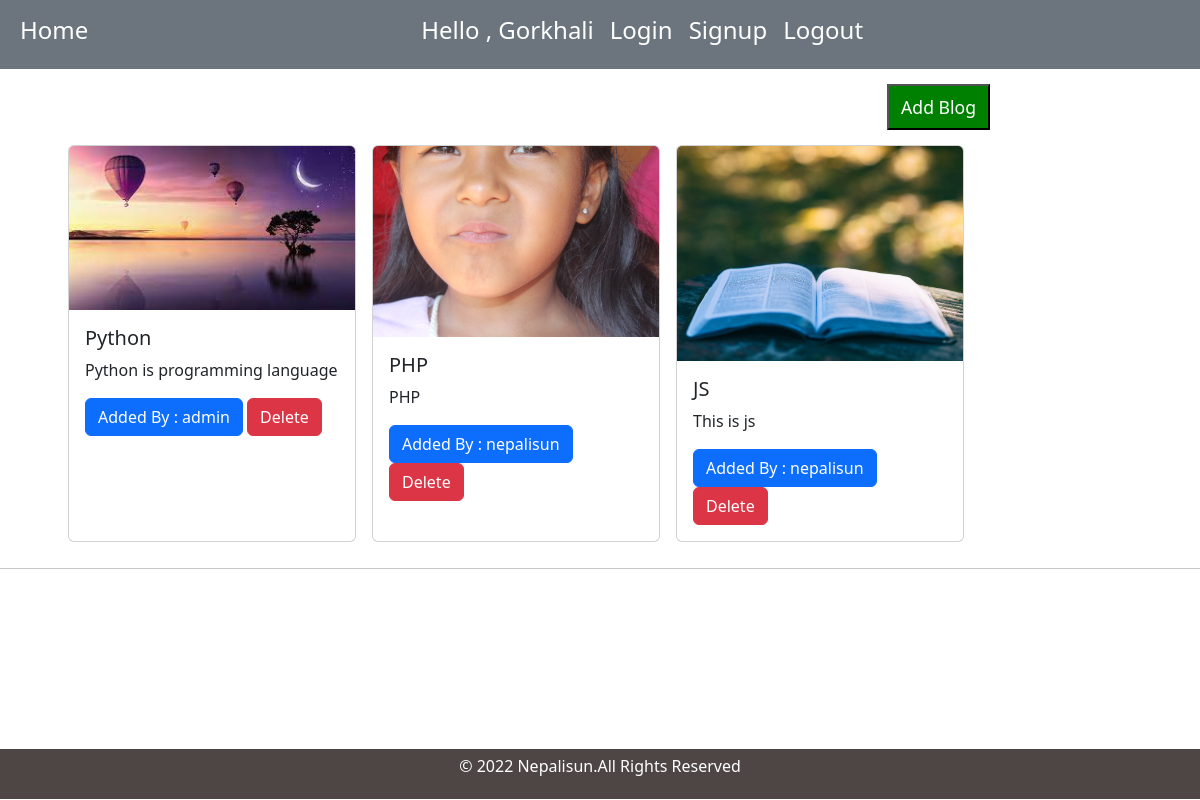
The page / (signed in) on the database its author committed.
### blog/models.py (models this page shows, shortened)
class Blog(models.Model):
    title = models.CharField(max_length=200)
    blog = models.TextField()
    image = models.ImageField(blank=True, null=True, upload_to='media/')
    add_by = models.ForeignKey(User, on_delete=models.CASCADE)

### blog/views.py (the view)
# urls.py: path("", HomeView.as_view(), name='home' ),
class HomeView(BaseView):
    def get(self,request):
        self.views['blogs'] = Blog.objects.all()
        return render(request, 'index.html', self.views)

### blog/templates/index.html (shortened to what this page needs)
{% extends 'base.html' %}
{% load static %}
{% block content %}
{% if request.user.is_authenticated %}
<button style = "float:right; position:relative; right:200px; margin:15px 10px; display:block; padding:8px 12px; background-color:green; font-size:1.1em; color:white;"><a style = "text-decoration: none; color:white;" href = "{% url 'blog:add' %}"> Add Blog </a></button>
{% endif %}
<div class="todo-display-sm-12" style = "display:flex;">
  {% for b in blogs %}
    <div class="card mx-2" style="width: 18rem;">
      {% if b.image %}
        <img class="card-img-top" src="{{b.image.url}}" alt="Card image cap">
        {% else %}
        <img class="card-img-top" src="{% static 'img/test.jpg' %}" alt="Card image cap">
        {% endif %}
        <div class="card-body">
          <h5 class="card-title">{{b.title}}</h5>
          <p class="card-text">{{b.blog}}</p>
          <a href="#" class="btn btn-primary"> Added By : {{b.add_by}}</a>
          <a href="{% url 'blog:delete' b.pk %}" class="btn btn-danger"> Delete </a>
        </div>
      </div>
      {% endfor %}
    </div>
    <hr>
    {% endblock content %}

### blog/templates/base.html (shortened to what this page needs)
<!doctype html>
{% load static %}
<html lang="en">
  <head>
    <link rel="stylesheet" href="{% static 'index.css' %}">
    <link href="https://cdn.jsdelivr.net/npm/bootstrap@5.2.0-beta1/dist/css/bootstrap.min.css" rel="stylesheet">
  </head>
  <body>
    <nav class="navbar navbar-expand-lg bg-secondary">
        <div class="container-fluid">
          <div class="collapse navbar-collapse" id="navbarSupportedContent">
            <ul class="navbar-nav me-auto mb-2 mb-lg-0">
              <li class="nav-item">
                <a class="nav-link active" aria-current="page" href="{% url 'blog:home' %}"><h4 style="color: white;">Home</h4></a>
              </li>
            </ul>
          </div>
          <div class="collapse navbar-collapse" id="navbarSupportedContent">
            <ul class="navbar-nav me-auto mb-2 mb-lg-0">
              {% if request.user.is_authenticated%}
              <li class="nav-item">
                <a class="nav-link active" aria-current="page" href="#"><h4 style="color: white;"> Hello , {{request.user.first_name}}</h4></a>
              </li>
              {% endif %}
              <li class="nav-item">
                <a class="nav-link active" aria-current="page" href="{% url 'blog:login' %}"><h4 style="color: white;">Login</h4></a>
              </li>
              <li class="nav-item">
                <a class="nav-link active" aria-current="page" href="{% url 'blog:signup' %}"><h4 style="color: white;">Signup</h4></a>
              </li>
              <li class="nav-item">
                {% if request.user.is_authenticated %}
                <a class="nav-link active" aria-current="page" href="{% url 'blog:logout' %}"><h4 style="color: white;">Logout</h4></a>
                {% endif %}
              </li>
          </div>
        </div>
      </nav>
{% block content %}
{% endblock content %}
    <div class="footer-sm12">
        <p>© 2022 Nepalisun.All Rights Reserved</p>
      </div>
        </body>
      </html>

### blog/static/index.css (style rules this page uses)
.todo-display-sm-12 { width: 90%; margin: 26px auto; }
.footer-sm12 { height: 50px; width: 100%; background-color: rgb(78, 69, 69); position: absolute; display: flex; justify-content:center; align-items: center; bottom: 1px; flex-wrap: wrap; }
.footer-sm12 p { color: white; }

### rows shown on the page
Blog: image (picture), title "Python", blog "Python is programming language", add_by "admin"
Blog: image (picture), title "PHP", blog "PHP", add_by "nepalisun"
Blog: image (picture), title "JS", blog "This is js", add_by "nepalisun"

### other values the page prints
{{ request.user.first_name }} "Gorkhali"
